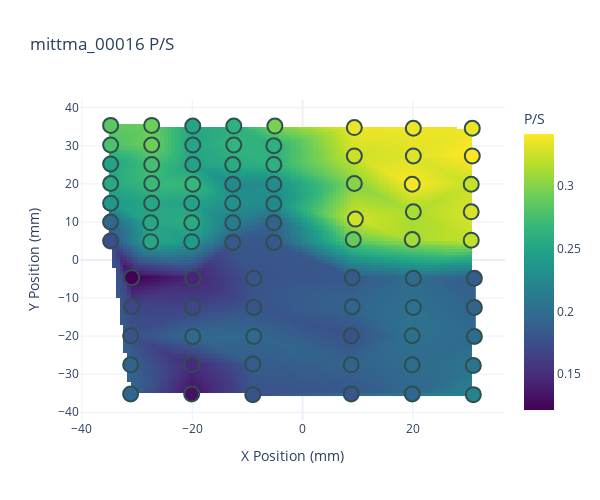
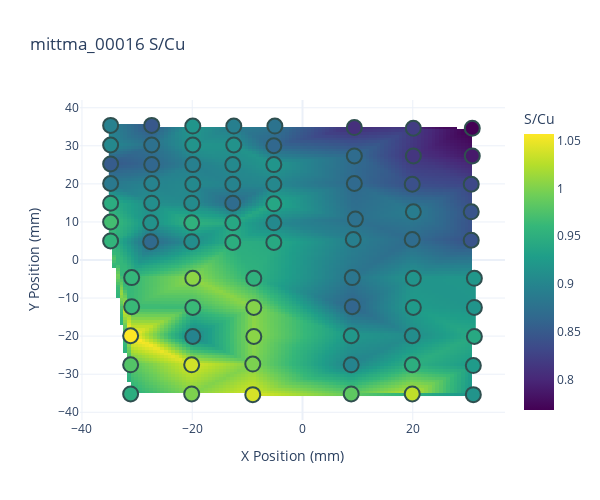
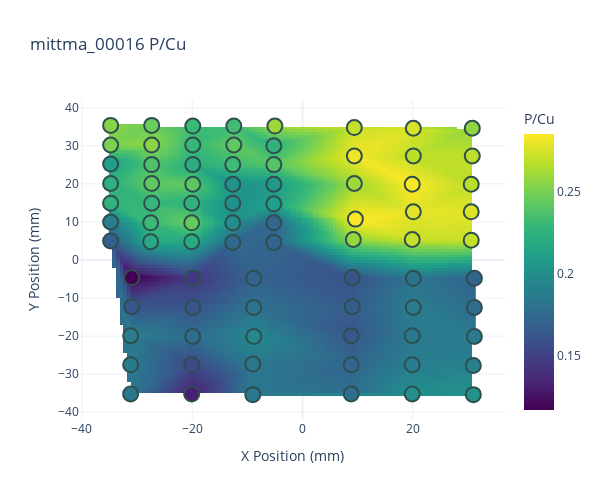
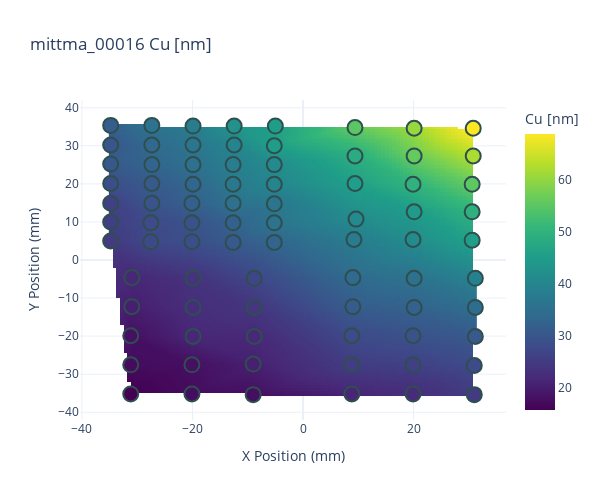

Notebook code for these charts, in order:
### Code cell
os.makedirs(os.path.join(folder, "ratios"), exist_ok=True)
to_plot= ["P/S","S/Cu", "P/Cu", "Cu [nm]", "S [nm]", "P [nm]"]
names = ['P_S_ratio', 'S_Cu_ratio','P_Cu_ratio',  'Cu_Thickness_prod', 'S_Thickness_prod', 'P_Thickness_prod']


for i in range (0, len(to_plot)):
    datatype = to_plot[i]
    name = names[i]
    savepath = os.path.join(folder,'ratios', f"{sample} {name}.png")
    new_heatmap(datatype, data=data_1, title = f"{sample} {datatype}",
        #     exclude=[f'{xx},{yy}'],
    savepath=savepath,
     )
    

# savepath = os.path.join(folder, f"{sample}_B_P_ratio.html")
# new_heatmap('Ba/P', data=data0, title = f"{sample} Ba/P ",
#     savepath=savepath,
#      )
